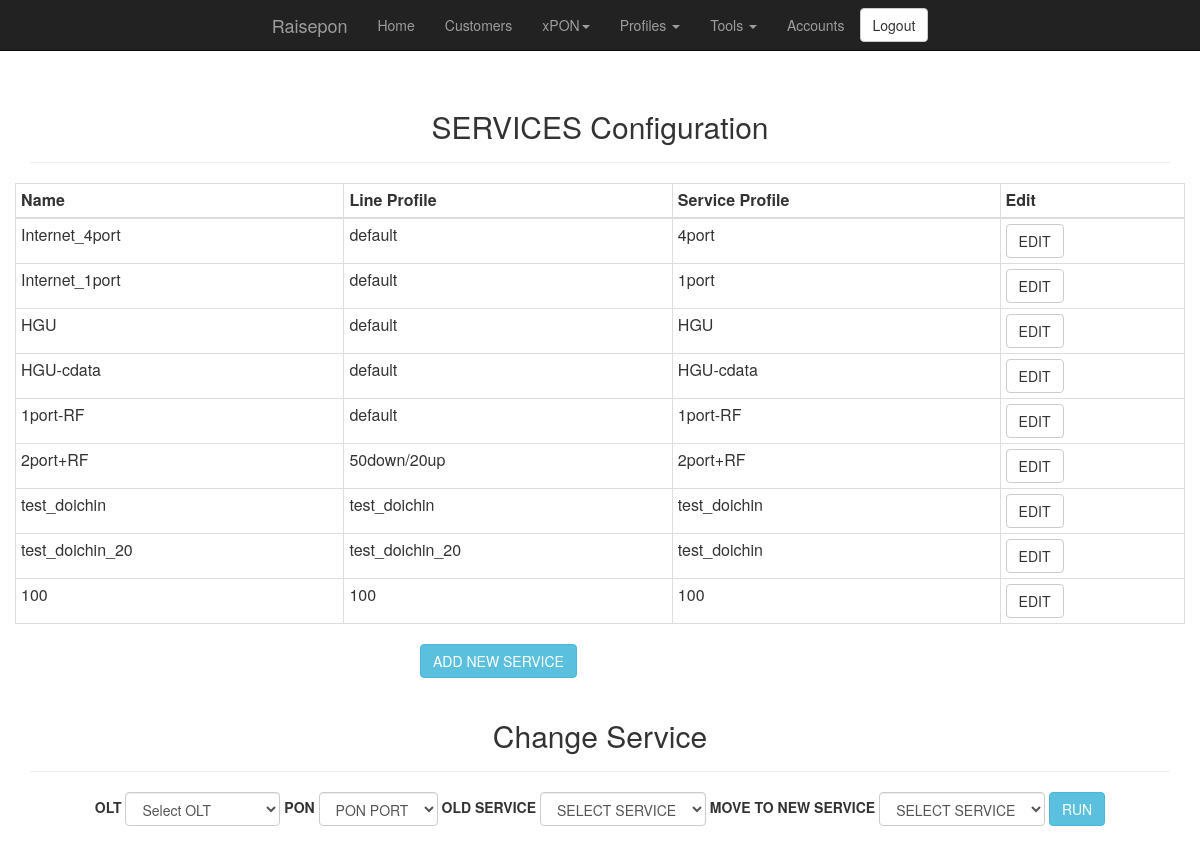
The page /services.php (signed in) on the database its author committed.
### tables this page shows
CREATE TABLE `SERVICES` (
  `id` int(11) NOT NULL AUTO_INCREMENT,
  `NAME` varchar(255) NOT NULL,
  `LINE_PROFILE_ID` int(11) NOT NULL,
  `SERVICE_PROFILE_ID` int(11) NOT NULL,
  PRIMARY KEY (`id`)
);

CREATE TABLE `LINE_PROFILE` (
  `id` int(11) NOT NULL AUTO_INCREMENT,
  `NAME` varchar(255) NOT NULL,
  `LINE_PROFILE_ID` tinyint(4) NOT NULL,
  PRIMARY KEY (`id`) USING BTREE,
  KEY `TEMPLATE_ID` (`LINE_PROFILE_ID`) USING BTREE
);

CREATE TABLE `SERVICE_PROFILE` (
  `id` int(11) NOT NULL AUTO_INCREMENT,
  `NAME` varchar(255) NOT NULL,
  `PORTS` tinyint(4) NOT NULL,
  `SERVICE_PROFILE_ID` tinyint(4) NOT NULL,
  `HGU` enum('Yes','No') NOT NULL DEFAULT 'No',
  `RF` enum('Yes','No') NOT NULL DEFAULT 'No',
  PRIMARY KEY (`id`) USING BTREE,
  KEY `OLT` (`HGU`),
  KEY `TEMPLATE_ID` (`SERVICE_PROFILE_ID`) USING BTREE
);

### classes/db_connect_class.php (called while the page is built, shortened)
<?php
class db_connect {
	private static $mysql_user = "raisepon";
	private static $mysql_pass = "r41sepon";
	private static $instance;
	private function __construct() {
		try {
			$this->db = new PDO('mysql:host=localhost;dbname=raisepon;charset=utf8', self::$mysql_user, self::$mysql_pass);
		} catch (PDOException $e) {
			echo 'Connection Failed: ' . $e->getMessage();
			exit;
		}
	}
	 public static function getInstance()
    {
        if (!isset(self::$instance))
        {
            self::$instance = new $object;
        }
        return self::$instance;
    }
}
?>

### classes/services_class.php (called while the page is built, shortened)
<?php
include_once("db_connect_class.php");
class services {
	function build_table_services() {
		try {
			$conn = db_connect::getInstance();
			$result = $conn->db->query("SELECT SERVICES.ID, SERVICES.NAME, SERVICES.LINE_PROFILE_ID, SERVICES.SERVICE_PROFILE_ID, LINE_PROFILE.NAME as LINE_PROFILE_NAME, SERVICE_PROFILE.NAME as SERVICE_PROFILE_NAME from SERVICES LEFT JOIN LINE_PROFILE ON SERVICES.LINE_PROFILE_ID=LINE_PROFILE.ID LEFT JOIN SERVICE_PROFILE ON SERVICES.SERVICE_PROFILE_ID=SERVICE_PROFILE.ID");
		} catch (PDOException $e) {
			$error =  "Connection Failed:" . $e->getMessage() . "\n";
			return $error;
		}
		$rows = $result->fetchAll();
		return $rows;
	}
}
?>

### services.php (the view, shortened to what this page needs)
<?php
include ("header.php");
include ("classes/services_class.php");
include ("navigation.php");
$services_obj = new services();
?>
<div class="container">
	<div class="text-center">
		<div class="page-header">
			<h2>SERVICES Configuration</h2>
		</div>
	</div>
	<div class=row>
        	<div class="text-center">
			<div class="table-responsive">
				<table class="table table-bordered table-condensed">
					<thead>
					  <tr>
						<th>Name</th>
						<th>Line Profile</th>
						<th>Service Profile</th>
						<th>Edit</th>
					  </tr>
					</thead>
					<tbody>
					<?php
					$rows = $services_obj->build_table_services();
					foreach ($rows as $row) {
						print "<tr><td>" . $row['NAME'] . "</td><td>" . $row['LINE_PROFILE_NAME'] . "</td><td>" . $row['SERVICE_PROFILE_NAME'] . "</td><td><button type=\"button\" class=\"btn btn-default\" onClick=\"getService('". $row['ID'] ."');\">EDIT</button></td></tr>";
					}
					?>
					</tbody>
				</table>
			</div>
		</div>
	</div>
</div>
<div class="container">
	<div class="row">
		<div class="col-md-4"></div>
			<div class="col-md-4">
				<button type="button" class="btn btn-info" onClick="getService();">ADD NEW SERVICE</button>
			</div>
		</div>
	<div class="col-md-4"></div>
</div>
<div class="container">
	<div class="text-center">
		<div class="page-header">
			<h2>Change Service</h2>
		</div>
	</div>
	<div class="row justify-content-md-center">
		<div class="text-center">
			<div class="form-group">
				<form class="form-inline" id="load" method="post">
					<div class="content">
						<label for="olt_id">OLT</label>
						<select class="form-control" id="select-olt" name="olt_id">
						<option value="" class="rhth">Select OLT</option>
						</select>
						<label for="pon_id">PON</label>
						<select class="form-control" id="select-pon" name="pon_id">
						<option value="">PON PORT</option></select>
						<label for="service_id">OLD SERVICE</label>
						<select class="form-control" id="select-service" name="service_id">
						<option value="">SELECT SERVICE</option>
						</select>
						<label for="service_new_id">MOVE TO NEW SERVICE</label>
						<select class="form-control" id="select-new-service" name="service_new_id">
						<option value="">SELECT SERVICE</option>
						</select>
						<button class="btn btn-info" type="button" onClick="RunServiceChange('RUN');">RUN</button>
					</div>
				</form>
			</div>
		</div>
	</div>
</div>

### rows shown on the page
services: NAME "Internet_4port", LINE_PROFILE_ID.NAME "default", SERVICE_PROFILE_ID.NAME "4port"
services: NAME "Internet_1port", LINE_PROFILE_ID.NAME "default", SERVICE_PROFILE_ID.NAME "1port"
services: NAME "HGU", LINE_PROFILE_ID.NAME "default", SERVICE_PROFILE_ID.NAME "HGU"
services: NAME "HGU-cdata", LINE_PROFILE_ID.NAME "default", SERVICE_PROFILE_ID.NAME "HGU-cdata"
services: NAME "1port-RF", LINE_PROFILE_ID.NAME "default", SERVICE_PROFILE_ID.NAME "1port-RF"
services: NAME "2port+RF", LINE_PROFILE_ID.NAME "50down/20up", SERVICE_PROFILE_ID.NAME "2port+RF"
services: NAME "test_doichin", LINE_PROFILE_ID.NAME "test_doichin", SERVICE_PROFILE_ID.NAME "test_doichin"
services: NAME "test_doichin_20", LINE_PROFILE_ID.NAME "test_doichin_20", SERVICE_PROFILE_ID.NAME "test_doichin"
services: NAME "100", LINE_PROFILE_ID.NAME "100", SERVICE_PROFILE_ID.NAME "100"
